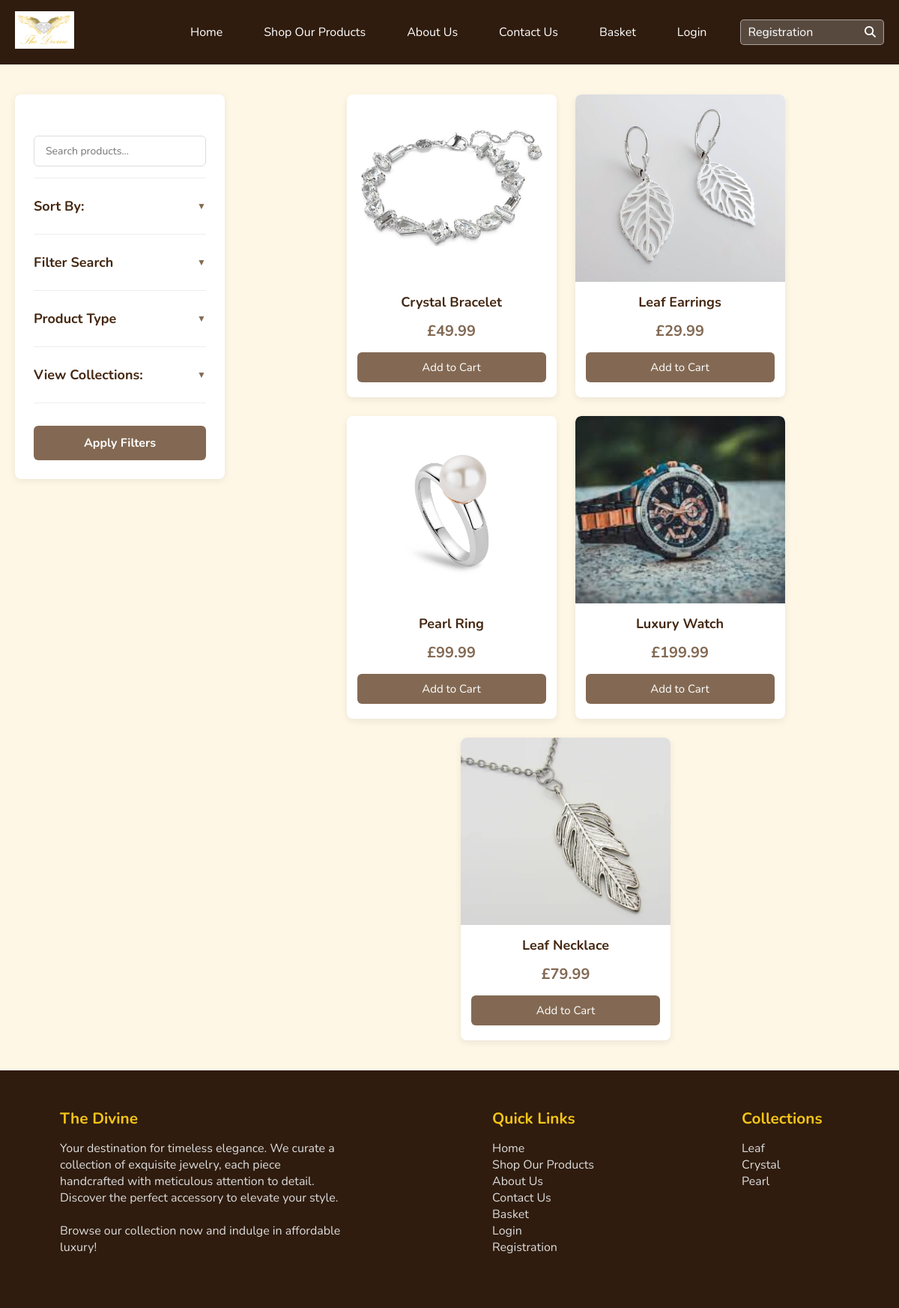
Screenshot of /products/ with the database file from the repository.
### app/models.py (models this page shows, shortened)
class Product(db.Model):
    id = db.Column(db.Integer, primary_key=True)
    name = db.Column(db.String(255), nullable=False)
    type = db.Column(db.String(50), nullable=False)  # e.g., "Bracelets", "Earrings"
    price = db.Column(db.Float, nullable=False)
    image_url = db.Column(db.String(255), nullable=False)
    collection = db.Column(db.String(50), nullable=True)  # e.g., "Leaf", "Pearl"
    description = db.Column(db.Text, nullable=False)
    in_stock = db.Column(db.Boolean, default=True)

### app/routes.py (the view)
@routes_bp.route('/products/', defaults={'product_id': None}, methods=['GET'])
@routes_bp.route('/products/<int:product_id>', methods=['GET'])
def products(product_id):
    if product_id is None:
        all_products = Product.query.all()
        return render_template('all_products.html', products=all_products, now=datetime.now())
    product = Product.query.get_or_404(product_id)
    product_reviews = Review.query.filter_by(product_id=product.id).all()
    return render_template('products.html', product=product, reviews=product_reviews)

### app/routes.py (called while the page is built)
@routes_bp.context_processor
def utility_processor():
    return dict(now=datetime.now())

### app/templates/all_products.html (shortened to what this page needs)
{% extends "base.html" %}
{% block extra_css %}
<link rel="stylesheet" href="{{ url_for('static', filename='css/products.css') }}">
{% endblock %}
{% block content %}
<div class="products-container">
    <div class="sidebar">
        <form id="Form">
            <div class="filter-section">
                <div class="filter-header"></div>
                <div class="filter-content show">
                    <div class="search-input">
                        <input type="search" id="Search" name="Search" placeholder="Search products..." value="{{ search_query }}">
                    </div>
                </div>
            </div>
            <div class="filter-section">
                <div class="filter-header" onclick="toggleFilter(this)">
                    <h3>Sort By:</h3>
                    <span class="arrow">▼</span>
                </div>
            </div>
            <div class="filter-section">
                <div class="filter-header" onclick="toggleFilter(this)">
                    <h3>Filter Search</h3>
                    <span class="arrow">▼</span>
                </div>
            </div>
            <div class="filter-section">
                <div class="filter-header" onclick="toggleFilter(this)">
                    <h3>Product Type</h3>
                    <span class="arrow">▼</span>
                </div>
            </div>
            <div class="filter-section">
                <div class="filter-header" onclick="toggleFilter(this)">
                    <h3>View Collections:</h3>
                    <span class="arrow">▼</span>
                </div>
            </div>
        <button type="submit" class="apply-filters-btn">Apply Filters</button>
    </form>
    </div>
    <div id="products-grid">
        {% if search_query and products|length == 0 %}
        <div class="empty-state">
            <div class="empty-icon">🔍</div>
            <h3>No products found for "{{ search_query }}"</h3>
            <p>Try different keywords or browse our collections</p>
        </div>
        {% else %}
            {% for product in products %}
            <div class="Product" data-id="{{ product.id }}" data-type="{{ product.product_type }}" data-collection="{{ product.collection }}">
                <img src="{{ url_for('static', filename=product.image_url) }}" alt="{{ product.name }}">
                <h3>{{ product.name }}</h3>
                <p class="price">£{{ product.price }}</p>
                <button class="add-btn" data-id="{{ product.id }}" data-name="{{ product.name }}" data-price="{{ product.price }}">
                    Add to Cart
                </button>
            </div>
            {% endfor %}
        {% endif %}
    </div>
</div>
{% endblock %}

### app/templates/base.html (shortened to what this page needs)
<!DOCTYPE html>
<html lang="en">
<head>
    <link rel="stylesheet" href="https://cdnjs.cloudflare.com/ajax/libs/font-awesome/6.6.0/css/all.min.css"
 />
    <link rel="stylesheet" href="{{ url_for('static', filename='css/base.css') }}">
    {% block extra_css %}{% endblock %}
</head>
<body data-logged-in="{{ 'true' if current_user.is_authenticated else 'false' }}">
  <nav class="navbar navbar_bg">
    <div class="logo">
      <a href="{{ url_for('routes.home') }}">
        <img src="{{ url_for('static', filename='images/logo.png') }}" alt="The Divine Logo">
      </a>
    </div>
    <ul class="menu">
      <li><a href="{{ url_for('routes.home') }}">Home</a></li>
      <li><a href="{{ url_for('routes.products') }}">Shop Our Products</a></li>
      <li><a href="{{ url_for('routes.about_us') }}">About Us</a></li>
      <li><a href="{{ url_for('routes.contact') }}">Contact Us</a></li>
      <li><a href="{{ url_for('routes.basket') }}">Basket</a></li>
      {% if not current_user.is_authenticated %}
          <li><a href="{{ url_for('routes.login') }}">Login</a></li>
          <li><a href="{{ url_for('routes.register') }}">Registration</a></li>
      {% else %}
          <li><a href="{{ url_for('routes.home') }}">Dashboard</a></li>
          <li><a href="{{ url_for('routes.logout') }}">Logout</a></li>
      {% endif %}
    </ul>
    <div class="right-section">
      <div class="search-bar">
        <form id="searchForm" action="{{ url_for('routes.search_products') }}" method="GET">
          <input type="text" name="query" placeholder="Search..." />
          <button type="submit" style="font-size: 15px;"><i class="fa-solid fa-magnifying-glass"></i></button>
        </form>
      </div>
    </div>
  </nav>
    <main>
        {% block content %}{% endblock %}
    </main>
    <footer class="footer">
        <div class="footer-column large">
            <h3>The Divine</h3>
            <p>Your destination for timeless elegance. We curate a collection of exquisite jewelry, each piece handcrafted
                with meticulous attention to detail. Discover the perfect accessory to elevate your style.
            </p>
            <br>
            <p>Browse our collection now and indulge in affordable luxury!
            </p>
        </div>
        <div class="footer-column small">
            <h3>Quick Links</h3>
            <ul>
                <li><a href="{{ url_for('routes.home') }}">Home</a></li>
                <li><a href="{{ url_for('routes.products') }}">Shop Our Products</a></li>
                <li><a href="{{ url_for('routes.about_us') }}">About Us</a></li>
                <li><a href="{{ url_for('routes.contact') }}">Contact Us</a></li>
                <li><a href="{{ url_for('routes.basket') }}">Basket</a></li>
                <li><a href="{{ url_for('routes.login') }}">Login</a></li>
                <li><a href="{{ url_for('routes.register') }}">Registration</a></li>
            </ul>
        </div>
        <div class="footer-column small">
            <h3>Collections</h3>
            <ul>
                <li><a href="{{ url_for('routes.leafcollection') }}">Leaf</a></li>
                <li><a href="{{ url_for('routes.crystalcollection') }}">Crystal</a></li>
                <li><a href="{{ url_for('routes.pearlcollection') }}">Pearl</a></li>
            </ul>
        </div>
    </footer>
</body>
</html>

### app/static/css/base.css (style rules this page uses)
* { margin: 0; padding: 0; box-sizing: border-box; font-family: "Nunito", sans-serif; }
.navbar { display: flex; justify-content: space-between; align-items: center; width: 100%; padding: 15px 20px; z-index: 1000; background-color: #2f1c0e; transition: background-color 0.3s, backdrop-filter 0.3s; position: relative; }
.navbar_bg { background-color: #2f1c0e; }
.navbar .logo { margin-right: 20px; }
.navbar .logo img { height: 50px; width: auto; }
.right-section { display: flex; align-items: center; gap: 15px; }
.menu { position: absolute; left: 50%; transform: translateX(-50%); display: flex; list-style-type: none; }
.menu li { margin: 0 20px; }
.menu li a { color: #fff; text-decoration: none; font-size: 1em; transition: color 0.3s, transform 0.3s; padding: 5px; }
.navbar ul { display: -webkit-inline-box; list-style-type: none; }
.navbar ul li { margin-left: 25px; }
.navbar ul li a { color: #fff; text-decoration: none; font-size: 1em; transition: color 0.3s, transform 0.3s; padding: 5px; }
.search-bar { display: flex; align-items: center; background-color: rgba(255, 255, 255, 0.2); border: 1px solid rgba(255, 255, 255, 0.5); border-radius: 5px; padding: 5px 10px; transition: background-color 0.3s, border 0.3s; }
.search-bar form { display: flex; align-items: center; }
.search-bar input { border: none; background: transparent; color: #fff; font-size: 1em; outline: none; width: 150px; transition: width 0.3s; }
.search-bar button { background: none; border: none; color: #fff; font-size: 1.2em; cursor: pointer; padding-left: 5px; }
.footer { background-color: #2f1c0e; color: #fff; padding: 40px 70px; display: flex; justify-content: space-between; flex-wrap: wrap; }
.footer-column { padding: 10px; margin-bottom: 20px; }
.footer-column.large { flex: 1 0 0; max-width: 400px; }
.footer-column.small { flex: 0 1 auto; min-width: 150px; }
.footer h3 { font-size: 1.3em; margin-bottom: 15px; color: #f5c518; }
.footer p, .footer ul, .footer li { color: #ddd; font-size: 1em; margin: 0; padding: 0; list-style: none; }
.footer ul { padding: 0; }
.footer a { color: #ddd; text-decoration: none; }

### rows the page displays
Product: image_url (picture), name "Crystal Bracelet", price "49.99"
Product: image_url (picture), name "Leaf Earrings", price "29.99"
Product: image_url (picture), name "Pearl Ring", price "99.99"
Product: image_url (picture), name "Luxury Watch", price "199.99"
Product: image_url (picture), name "Leaf Necklace", price "79.99"
